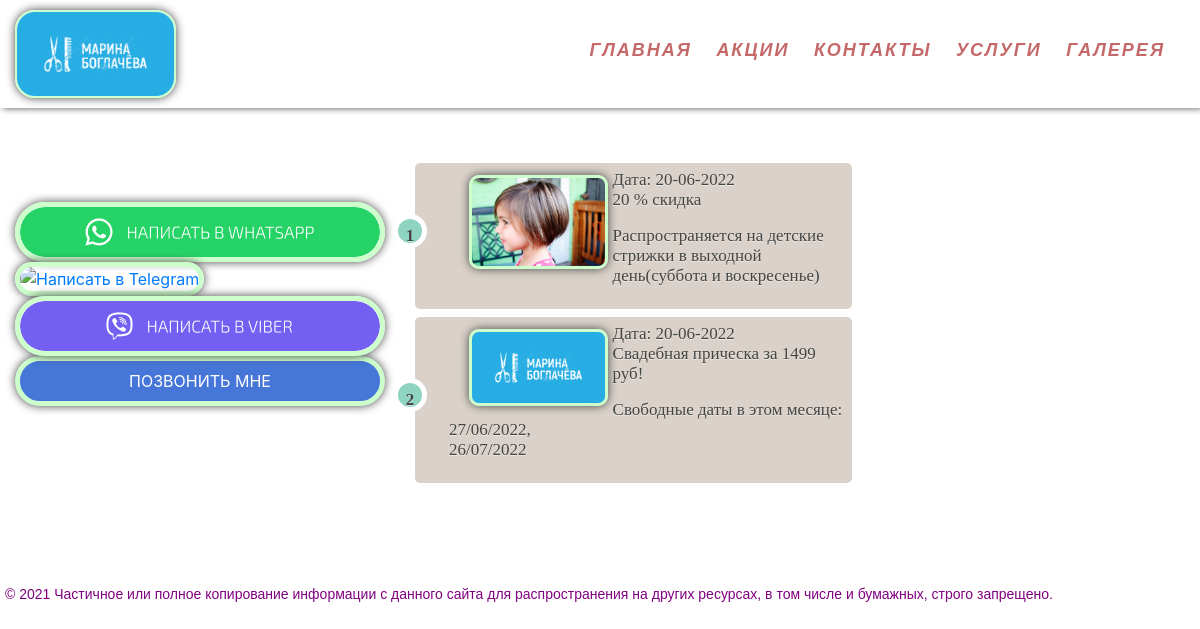
Page /sale/ on the committed database.
### locks/models.py (models this page shows, shortened)
class Sales(models.Model):
    title = models.CharField(max_length=255, verbose_name='Заголовок')
    content = models.TextField(blank=True, verbose_name='Содержание акции')
    photo = models.ImageField(upload_to="photo_sales/%Y/%m/%d", blank=True, verbose_name='Фото')
    time_create = models.DateField(auto_now_add=True, verbose_name="Время создания")
    time_update = models.DateField(auto_now=True, verbose_name="Время изменения")
    is_published = models.BooleanField(default=True, verbose_name="Публикация")
    cat = models.ForeignKey(Category, on_delete=models.PROTECT, verbose_name="Категория", blank=True)
    class Meta:
        verbose_name = "Акции"
        verbose_name_plural = "Акции"
        ordering = ['-time_create']

### locks/views.py (the view)
# urls.py: path('sale/', Sale.as_view(), name='show_sale'),
class Sale(ListView):
    model = Sales
    template_name = 'locks/sale.html'
    context_object_name = 'sale'
    extra_context = {'title': "Акции"}
    allow_empty = False
    def get_context_data(self, *, object_list=None, **kwargs):
        context = super(Sale, self).get_context_data(**kwargs)
        context['menu'] = menu
        return context

### locks/templates/locks/sale.html (shortened to what this page needs)
{% extends 'locks/base.html' %}
{% block content %}
<div class="col-7">
<ol class="rounded">
{% for s in sale %}
<li>Дата: {{s.time_update|date:"d-m-Y"}}
	{% if s.photo %}
		<img id="left-picture" src="{{ s.photo.url }}">
	{% endif %}
<p>{{s.title}}</p>
{% autoescape off %}
{{s.content|linebreaks|truncatewords:50}}
{% endautoescape %}
</li>
{% endfor %}
</ol>
</div>
{% endblock content %}

### locks/static/locks/css/style1.css (style rules this page uses)
body { background-image: url(https://html5book.ru/wp-content/uploads/2017/04/aleksandar-radovanovic-13513.jpg); background-position: center; background-size: cover; background-repeat: no-repeat; background-attachment: fixed; margin-right:30px; }
#left-picture { float: left; margin: 5px 5px 10px 20px; border-radius: 10px; border: 3px #cfc solid; box-shadow: 0 0 10px #444; width:35%; }
.rounded { margin-top: 55px; counter-reset: li; list-style: none; font: 17px "Trebuchet MS", "Lucida Sans"; padding: 0; text-shadow: 0 1px 0 rgba(255,255,255,.5); }
.rounded li { position: relative; display: block; padding: .4em .4em .4em 2em; margin: .5em 0; background: #DAD2CA; color: #444; text-decoration: none; border-radius: .3em; transition: .3s ease-out; }
.rounded li:before { content: counter(li); counter-increment: li; position: absolute; left: -1.3em; top: 50%; margin-top: -1.3em; background: #8FD4C1; height: 2em; width: 2em; line-height: 2em; border: .3em solid white; text-align: center; font-weight: bold; border-radius: 2em; transition: all .3s ease-out; }

### rows in the picture
Sales: time_update "20-06-2022", photo (picture), title "20 % скидка", content "Распространяется на детские стрижки в выходной день(суббота и воскресенье)"
Sales: time_update "20-06-2022", photo (picture), title "Свадебная прическа за 1499 руб!", content "Свободные даты в этом месяце: 27/06/2022, 26/07/2022"

### other values in the picture
{{ m.title }} "ГЛАВНАЯ" "АКЦИИ" "КОНТАКТЫ" "УСЛУГИ" "ГАЛЕРЕЯ"
